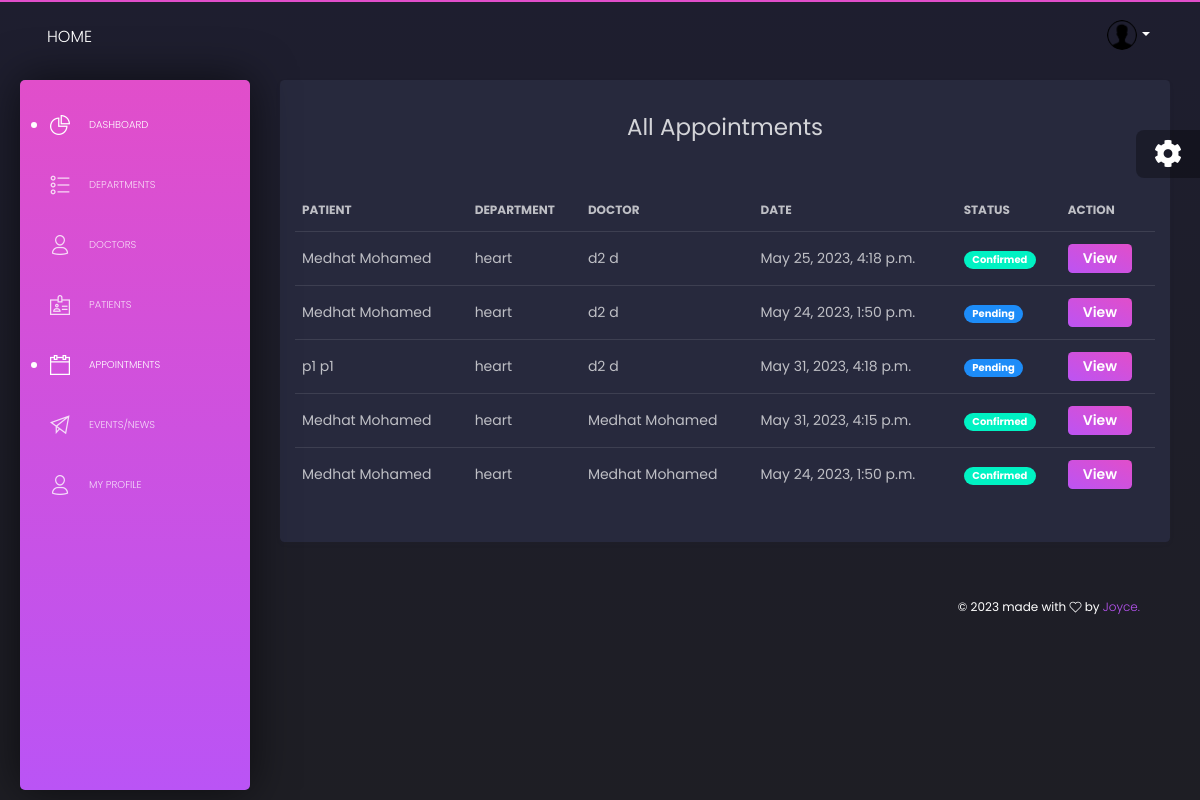
Before: /admin-dashboard/appointments/all/ (signed in) with the older database file.
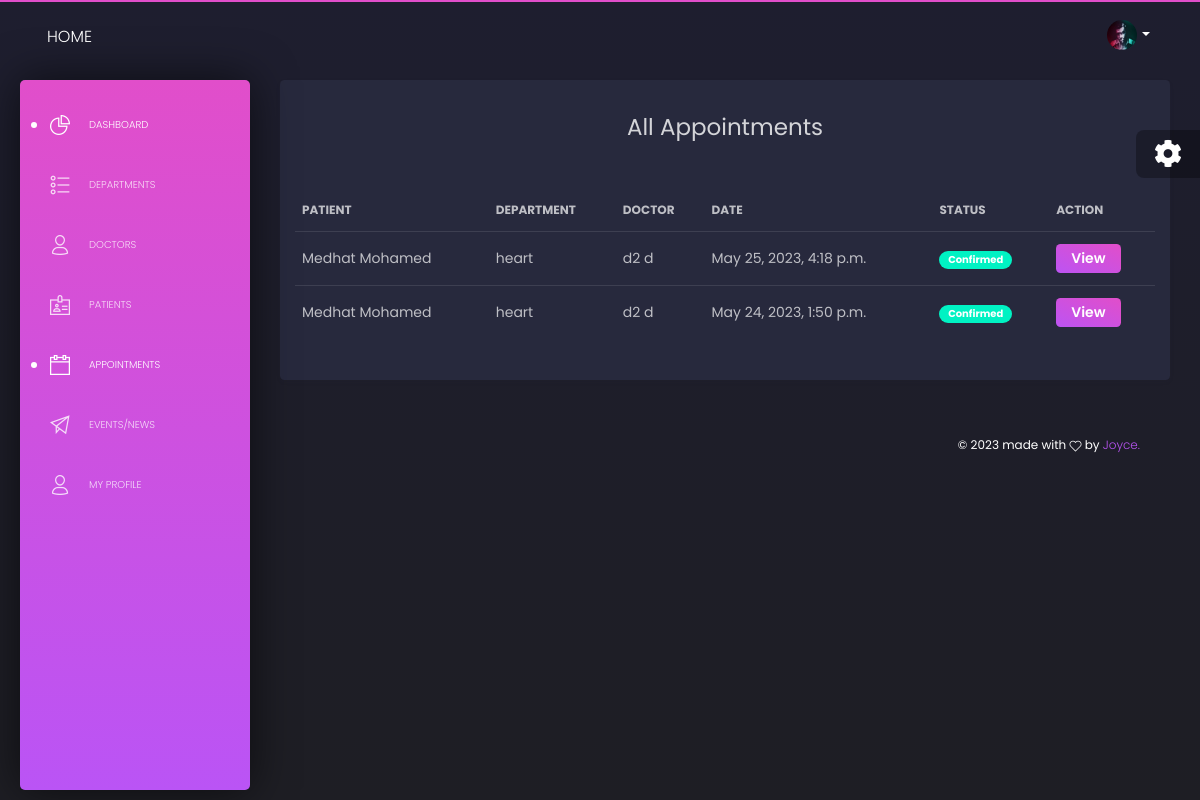
After: the same page with the newer database file.
### core/models.py (models this page shows, shortened)
class CommonInfo(models.Model):
    created_at = models.DateTimeField(auto_now_add=True)
    last_update = models.DateTimeField(auto_now=True)
    class Meta:
        abstract = True

class Appointment(CommonInfo):
    department = models.ForeignKey(Department, on_delete=models.CASCADE, related_name='appointments', null=True, blank=True)
    doctor = models.ForeignKey(User, on_delete=models.CASCADE, limit_choices_to={'role': 'doctor'}, related_name='appointments_requested', blank=True, null=True)
    patient = models.ForeignKey(User, on_delete=models.CASCADE, related_name='appointments_made', null=True, blank=True)
    date = models.DateTimeField()
    name = models.CharField(max_length=255, null=True, blank=True)
    phone = models.CharField(max_length=255, null=True, blank=True)
    email = models.EmailField(max_length=255, null=True, blank=True)
    message = models.TextField(default='-')
    status = models.CharField(max_length=15, choices=STATUS_CHOICES, default='pending')
    confirmed_by = models.ForeignKey(User, on_delete=models.CASCADE, related_name='appointments_confirmed', blank=True, null=True)
    class Meta:
        unique_together = ('doctor', 'date', )

### users/models.py (models this page shows, shortened)
class CommonInfo(models.Model):
    created_at = models.DateTimeField(auto_now_add=True)
    last_update = models.DateTimeField(auto_now=True)
    class Meta:
        abstract = True

class Department(CommonInfo):
    name = models.CharField(max_length=254)
    description = models.TextField()
    cover_photo = models.ImageField(upload_to="departments/cover_photos/")
    created_at = models.DateTimeField(auto_now_add=True)
    last_update = models.DateTimeField(auto_now=True)
    class Meta:
        ordering = ('name',)

class UserAccount(AbstractUser):
    email = models.EmailField(unique=True)
    first_name = models.CharField(max_length=50)
    last_name = models.CharField(max_length=50)
    photo = models.ImageField(upload_to='users/profile-photos/', null=True)
    phone_number = models.CharField(max_length=50, null=True, blank=True)
    role = models.CharField(max_length=30,choices=ROLE_CHOICES,default='admin')
    gender = models.CharField(max_length=20, choices=GENDER_CHOICES, default='male')
    date_of_birth = models.DateField(null=True, blank=True)
    staff_id = models.CharField(max_length=50, null=True, blank=True)
    id_no = models.PositiveIntegerField(null=True, blank=True)
    specializations = models.ManyToManyField(Specialization, related_name='doctors', blank=True)
    is_available = models.BooleanField(default=True)
    department = models.ForeignKey(Department, on_delete=models.CASCADE, null=True, blank=True, related_name='users')
    bio = models.TextField(default='Aut maiores voluptates amet et quis praesentium qui senda para')
    USERNAME_FIELD = 'email'
    REQUIRED_FIELDS = ['first_name', 'last_name',]
    objects = UserAccountManager()

### dashboard/views/appointments.py (the view)
class AppointmentListView(DashboardView, ListView):
    model = Appointment
    context_object_name = 'appointments'
    template_name = 'dashboard/appointments/list.html'

### dashboard/views/index.py (called while the page is built)
    def test_func(self):
        user = self.request.user
        if user.is_staff or user.is_superuser or user.role == 'admin':
            return True
        return False

### templates/dashboard/appointments/list.html (shortened to what this page needs)
{% extends 'dashboard/base.html' %}
{% load humanize %}
{% load static %}
{% block content %}
<div class="row">
    <div class="col-md-12">
        <div class="card shadow-sm">
            <div class="card-body">
                <h3 class="text-center py-3">All Appointments</h3>
                <div class="table-responsive">
                 <table class="table tablesorter " id="">
                    <thead class=" text-primary">
                      <tr>
                            <th>Patient</th>
                            <th>Department</th>
                            <th>Doctor</th>
                            <th>Date</th>
                            <th>Status</th>
                            <th>Action</th>
                      </tr>
                    </thead>
                    <tbody>
                      {% for appointment in appointments %}
                        <tr>
                            <td> {{ appointment.name }}</td>
                            <td> {{ appointment.department.name}}</td>
                            <td> {{ appointment.doctor.get_full_name }}</td>
                            <td> {{ appointment.date }}</td>
                            {% if appointment.status == 'confirmed' %}
                            <td>
                                <span class="badge badge-pill badge-success">Confirmed</span>
                            </td>
                            {% elif appointment.status == 'pending' %}
                            <td>
                                <span class="badge badge-pill badge-info">Pending</span>
                            </td>
                            {% elif appointment.status == 'declined' %}
                            <td>
                                <span class="badge badge-pill badge-warning">Declined</span>
                            </td>
                            {% endif %}
                            <td>
                                <a href="{% url 'dashboard:appointments:appointment_details' appointment.pk %}">
                                    <button class="btn btn-primary btn-sm">View</button>
                                </a>
                            </td>
                        </tr>
                        {% empty %}
                            <tr class="text-center">
                                <td colspan="10">No Appointments Requested Yet.</td>
                            </tr>
                        {% endfor %}
                    </tbody>
                  </table>
                </div>
            </div>
        </div>
    </div>
</div>
{% endblock %}

### templates/dashboard/header.html (shortened to what this page needs)
 {% load static %}
 <nav class="navbar navbar-expand-lg navbar-absolute navbar-transparent">
        <div class="container-fluid">
          <div class="navbar-wrapper">
            <a class="navbar-brand" href="{% url 'home:homepage' %}">Home
            </a>
          </div>
          <div class="collapse navbar-collapse" id="navigation">
            <ul class="navbar-nav ml-auto">
              <li class="dropdown nav-item">
                <a href="#" class="dropdown-toggle nav-link" data-toggle="dropdown">
                  <div class="photo">
                    {% if request.user.is_anonymous or not request.user.photo %}
                    <img src="{% static 'dashboard/img/user_icon.png' %}" alt="Profile Photo">
                    {% else %}
                    <img src="{{ request.user.photo.url }}" alt="{{request.user.first_name}}">
                    {% endif %}
                  </div>
                  <b class="caret d-none d-lg-block d-xl-block"></b>
                </a>
              </li>
            </ul>
          </div>
        </div>
      </nav>

Changed rows visible on the page:
removed Appointment: name "p1 p1", department.name "heart", doctor.get_full_name "d2 d", date "May 31, 2023, 4:18 p.m.", status "Pending"
removed Appointment: name "Medhat Mohamed", department.name "heart", doctor.get_full_name "Medhat Mohamed", date "May 31, 2023, 4:15 p.m.", status "Confirmed"
removed Appointment: name "Medhat Mohamed", department.name "heart", doctor.get_full_name "Medhat Mohamed", date "May 24, 2023, 1:50 p.m.", status "Confirmed"
now on this page (row edited): UserAccount: user.photo (picture)
changed Appointment "May 24, 2023, 1:50 p.m.": status "Pending" → "Confirmed"
